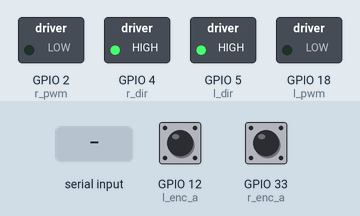
Recording of a sketch running on a simulated ESP32. Parts: switched loads named in the sketch (green lamp = pin HIGH). The test bench sets the inputs (shaded band); at power-on: GPIO 12 (l_enc_a) HIGH, GPIO 33 (r_enc_a) HIGH. What the sketch prints to the serial monitor is not drawn.

Above: at 1.2 s.
1.3 s: "1\n" received over Serial
At 2.4 s:
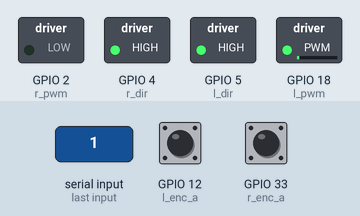
2.8 s: "2\n" received over Serial
At 3.5 s:
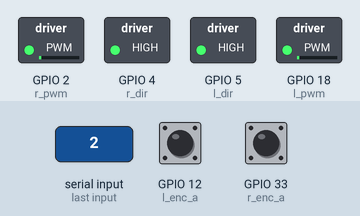
7.7 s: "0\n" received over Serial
At 8.4 s:
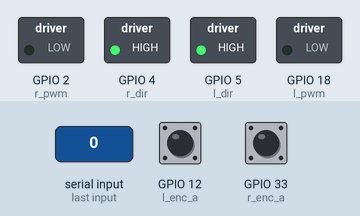
Timing chart, 0 to 10.7 s (numbered marks = the images above; inputs shaded):
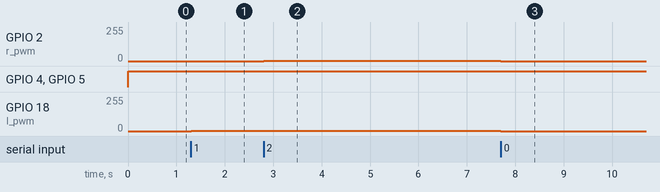

Measured:
- after the input at 1.3 s, GPIO 18 (l_pwm): 0/255 → 1/255 at once
- after the input at 2.8 s, GPIO 2 (r_pwm): 0/255 → 1/255 at once; GPIO 18 (l_pwm): 1/255 → 2/255 at once
- after the input at 7.7 s, GPIO 2 (r_pwm): 1/255 → 0/255 at once; GPIO 18 (l_pwm): 2/255 → 0/255 at once

The sketch:

test_motors.ino
```cpp
#include "motor_driver_cytron.h"

void setup() {
  Serial.begin(115200);
  motor_driver_setup();
}

void loop() {
  while (Serial.available()) {
    char inChar = (char)Serial.read();
    if (inChar == '\n') {
      stringComplete = true;
    } else {
      inputString += inChar;
    }
  }

  if (stringComplete) {
    command = inputString.toDouble();
    Serial.print("Target RPM set to: ");
    Serial.println(command, 2);
    inputString = "";
    stringComplete = false;
  }

  motor_driver_loop((int)command, (int)(command/2));
  DriveVel drive_vel = query_vel();
  Serial.println("lin" + String(drive_vel.lin_vel) + " ang " + String(drive_vel.ang_vel));
}
```

motor_driver_cytron.h
```cpp
#ifndef MOTOR_DRIVER_H
#define MOTOR_DRIVER_H

#include <Arduino.h>

// Motor driver pins

#define r_pwm 2
#define r_dir 4
#define l_pwm 18
#define l_dir 5

#define r_enc_a 33
#define r_enc_b 32
#define l_enc_a 12
#define l_enc_b 13

const unsigned long encoder_timeout_us = 100000; // 100 ms = 100,000 us

const int pwmResolution = 8;
const int pwmFreq = 5000;
const int pwmMax = 255;

volatile int right_encoder_counter = 0;
volatile int left_encoder_counter = 0;

double omega_r = 0.0, omega_l = 0.0;
const double counts_per_rev = 134.0;

double time_now_r = 0, old_time_r = 0;
double time_now_l = 0, old_time_l = 0;

double command = 0;
String inputString = "";
bool stringComplete = false;

float r = 0.145;
float L = 0.41;

struct DriveVel{
    float lin_vel;
    float ang_vel;
};

double computeOmega(double now, double prev, int direction) {
  double deltaTime = now - prev;
  if (deltaTime <= 0) return 0;
  double omega = (6.283 / counts_per_rev) * 1000000.0 / deltaTime;
  return direction > 0 ? omega : -omega;
}

void right_encoder_callback() {
  time_now_r = micros();
  int dir = digitalRead(r_enc_b) == HIGH ? 1 : -1;
  right_encoder_counter += dir;
  omega_r = computeOmega(time_now_r, old_time_r, dir);
  old_time_r = time_now_r;
}

void left_encoder_callback() {
  time_now_l = micros();
  int dir = digitalRead(l_enc_b) == HIGH ? 1 : -1;
  left_encoder_counter += dir;
  omega_l = computeOmega(time_now_l, old_time_l, dir);
  old_time_l = time_now_l;
}

void right_motor_cmd(double command) {
  int pwm = constrain((int)abs(command), 0, pwmMax);
  digitalWrite(r_dir, command >= 0 ? HIGH : LOW); // Direction
  ledcWrite(0, pwm); // Speed
}

void left_motor_cmd(double command) {
  int pwm = constrain((int)abs(command), 0, pwmMax);
  digitalWrite(l_dir, command >= 0 ? HIGH : LOW); // Direction
  ledcWrite(1, pwm); // Speed
}

void motor_driver_setup() {


  pinMode(r_pwm, OUTPUT);
  pinMode(r_dir, OUTPUT);
  pinMode(l_pwm, OUTPUT);
  pinMode(l_dir, OUTPUT);

  pinMode(r_enc_b, INPUT); pinMode(l_enc_b, INPUT);

  attachInterrupt(digitalPinToInterrupt(r_enc_a), right_encoder_callback, RISING);
  attachInterrupt(digitalPinToInterrupt(l_enc_a), left_encoder_callback, RISING);

//   ledcAttachChannel(in0, pwmFreq, pwmResolution, 0);
//   ledcAttachChannel(in1, pwmFreq, pwmResolution, 1);
//   ledcAttachChannel(in2, pwmFreq, pwmResolution, 2);
//   ledcAttachChannel(in3, pwmFreq, pwmResolution, 3);

  ledcSetup(0, pwmFreq, pwmResolution);
  ledcAttachPin(r_pwm, 0);

  ledcSetup(1, pwmFreq, pwmResolution);
  ledcAttachPin(l_pwm, 1);

  old_time_r = micros();
  old_time_l = micros();
}

void motor_driver_loop(int cmd_left, int cmd_right) {

  left_motor_cmd(cmd_left);
  right_motor_cmd(cmd_right);
}

DriveVel query_vel(){
    unsigned long now = micros();

    double omega_l_actual = omega_l;
    double omega_r_actual = omega_r;

    if ((now - old_time_l) > encoder_timeout_us) {
        omega_l_actual = 0.0;
    }

    if ((now - old_time_r) > encoder_timeout_us) {
        omega_r_actual = 0.0;
    }

    float lin_vel = (r / 2.0) * (omega_l_actual + omega_r_actual);
    float ang_vel = (r / L) * (omega_r_actual - omega_l_actual);

    return {lin_vel, ang_vel};
}


#endif
```
